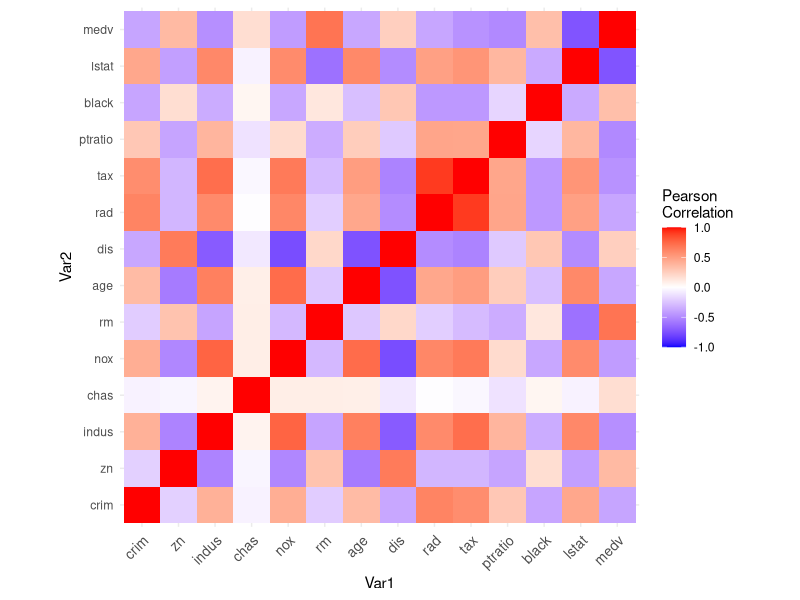
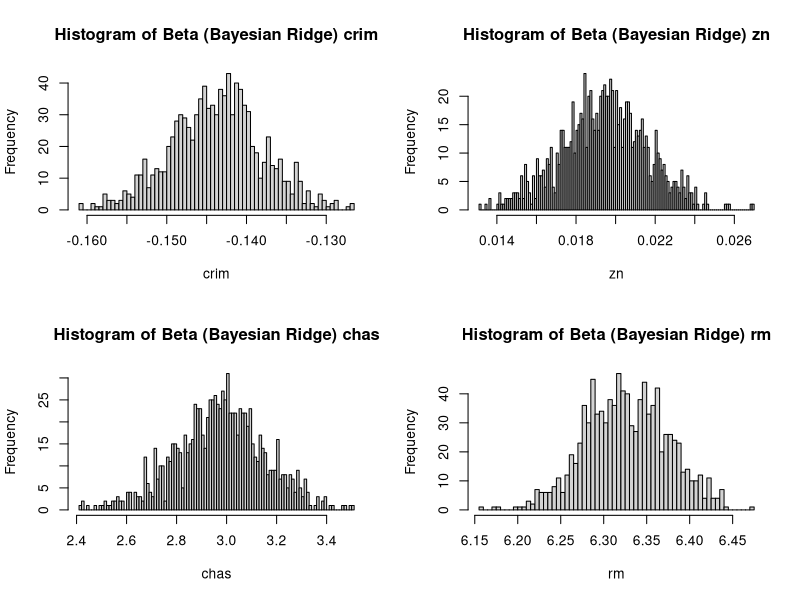
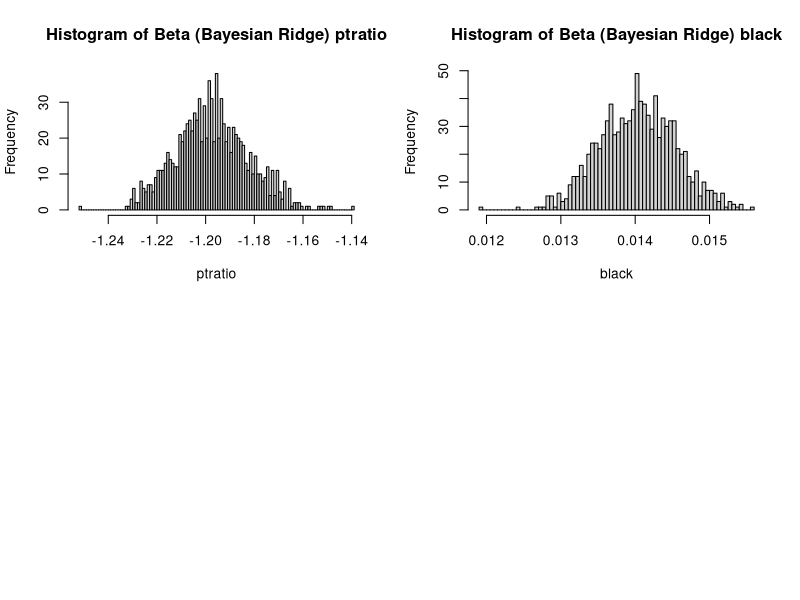
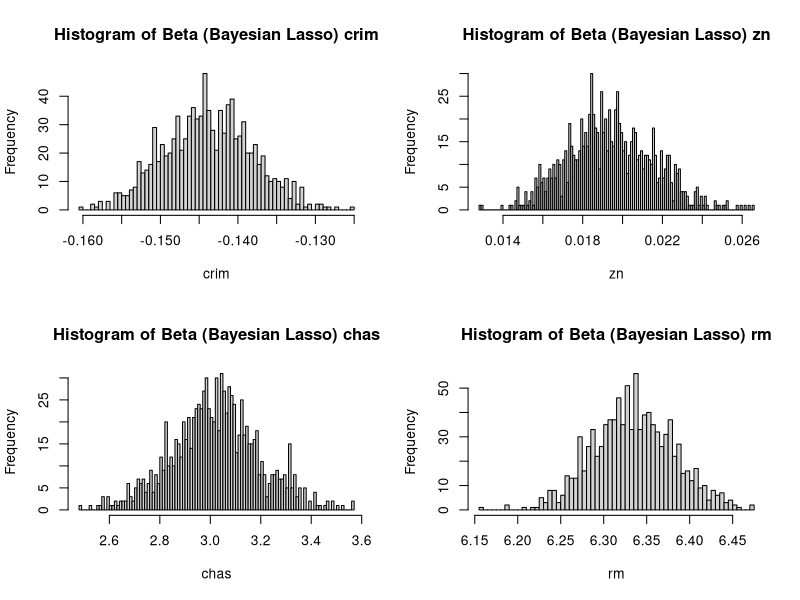
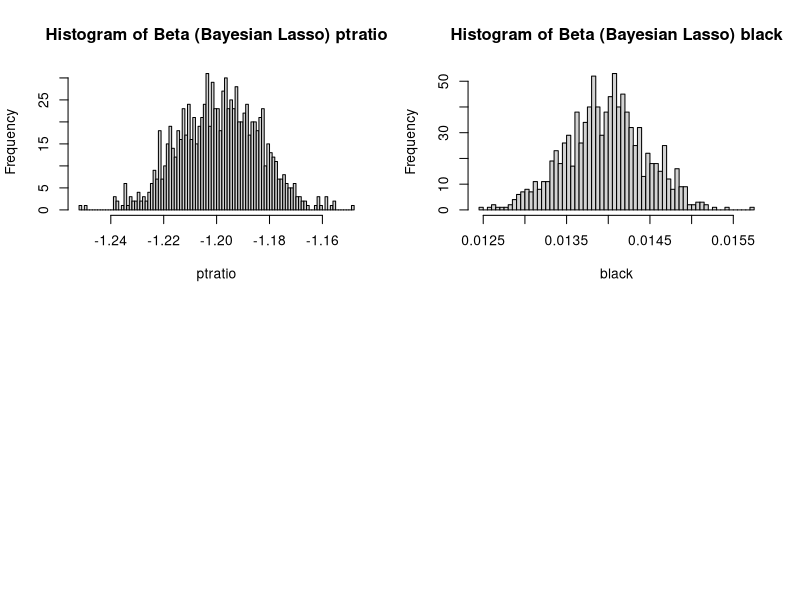
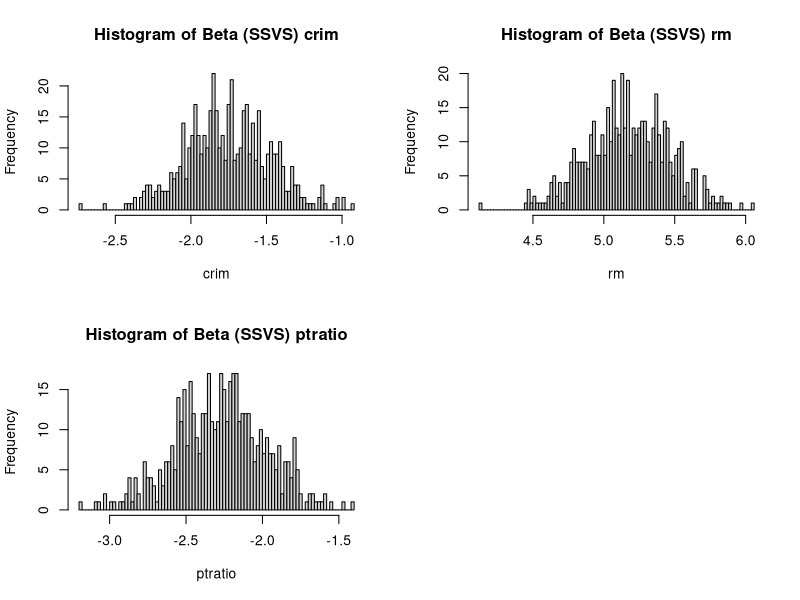
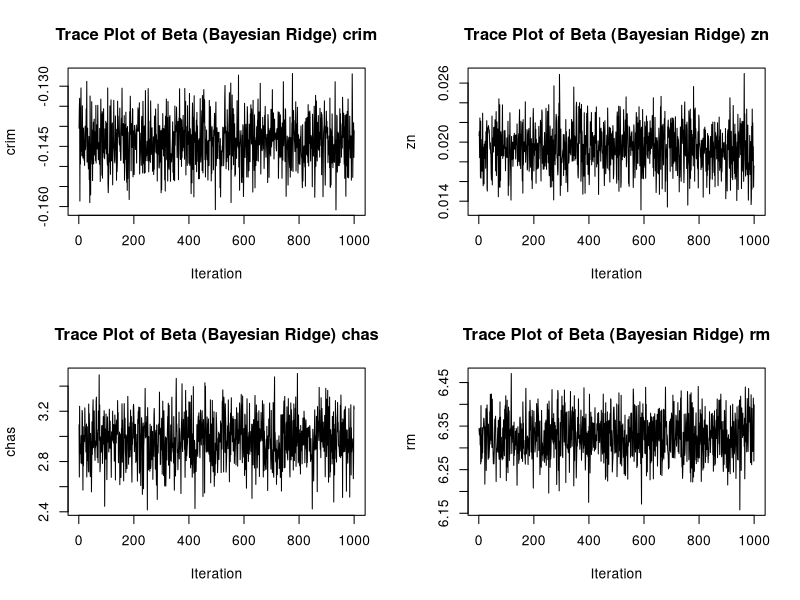
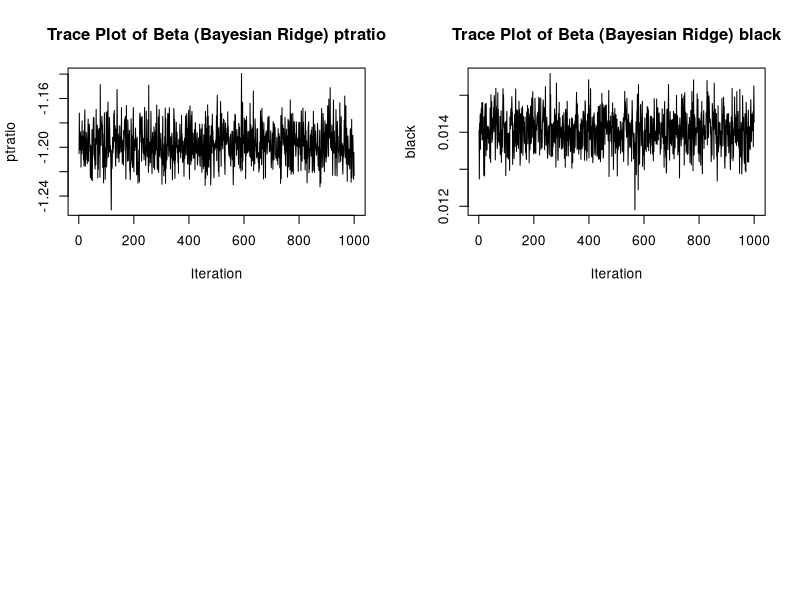

Recreate these plots in R, in order.
## ---- chunk 1
knitr::opts_chunk$set(echo = TRUE)
## ---- chunk 2

install.packages("loo")
library(loo)

install.packages("dplyr")
library(dplyr)

install.packages("MASS")
library(MASS)

install.packages("caret")
library(caret)

install.packages("ggplot2")
library(ggplot2)

install.packages("reshape2")
library(reshape2)

install.packages("mvtnorm")
library(mvtnorm)

install.packages("loo")
library(loo)

install.packages("caret")
library(caret)  # For createFolds
## ---- chunk 3
data(Boston)

head(Boston)

summary(Boston)
## ---- chunk 4
# Preprocess data to keep only numerical columns
boston_numeric <- Boston %>% select_if(is.numeric)

# Check for high correlations and remove highly correlated predictors
corr_matrix <- cor(boston_numeric)
high_corr <- findCorrelation(corr_matrix, cutoff = 0.5)
boston_reduced <- boston_numeric[, -high_corr]

# Ensure medv (median value of owner-occupied homes) is included
boston_reduced$medv <- Boston$medv
y_boston <- boston_reduced$medv
X_boston <- model.matrix(medv ~ . - 1, data = boston_reduced)

# Get the number of observations and predictors
n <- length(y_boston)
p <- ncol(X_boston)
## ---- chunk 5
# Melt correlation matrix for ggplot2
melted_corr <- melt(corr_matrix)

# Plot heatmap
ggplot(data = melted_corr, aes(x = Var1, y = Var2, fill = value)) +
  geom_tile() +
  scale_fill_gradient2(low = "blue", high = "red", mid = "white", midpoint = 0, limit = c(-1, 1), space = "Lab", name="Pearson\nCorrelation") +
  theme_minimal() +
  theme(axis.text.x = element_text(angle = 45, vjust = 1, size = 10, hjust = 1)) +
  coord_fixed()
## ---- chunk 6

X<- X_boston
Y<- y_boston

training_split <- sample(1:nrow(X), size = 0.7 * nrow(X))
X_train <- X[training_split, ]
Y_train <- Y[training_split]
X_Test <- X[-training_split, ]
Y_Test <- Y[-training_split]

n <- length(Y_train)
p <- ncol(X_train)
## ---- chunk 7
bayesian_ridge <- function(X, y, n_iter = 1000, sigma2 = 1, tau2 = 2) {
  XtX <- t(X) %*% X
  Xty <- t(X) %*% y
  beta_samples <- matrix(0, ncol = ncol(X), nrow = n_iter)
  
  for (i in 1:n_iter) {
    Sigma_inv <- XtX + diag(ncol(X)) / tau2
    Sigma <- solve(Sigma_inv)
    mu <- Sigma %*% Xty / sigma2
    beta_samples[i, ] <- rmvnorm(1, mean = mu, sigma = Sigma)
  }
  
  colnames(beta_samples) <- colnames(X)
  return(beta_samples)
}
## ---- chunk 8
bayesian_lasso <- function(X, y, n_iter = 1000, sigma2 = 1, lambda = 1, epsilon = 1e-6) {
  p <- ncol(X)
  XtX <- t(X) %*% X
  Xty <- t(X) %*% y
  beta_samples <- matrix(0, ncol = p, nrow = n_iter)
  tau_samples <- matrix(0, ncol = p, nrow = n_iter)
  tau2 <- rep(1, p)
  
  for (i in 1:n_iter) {
    # Sample betas
    Sigma_inv <- XtX + diag(1 / tau2 + epsilon)
    Sigma <- solve(Sigma_inv)
    mu <- Sigma %*% Xty / sigma2
    beta_samples[i, ] <- rmvnorm(1, mean = mu, sigma = Sigma)
    
    # Sample tau2
    for (j in 1:p) {
      beta_j <- beta_samples[i, j]
      tau_samples[i, j] <- 1 / rgamma(1, shape = 1, rate = abs(beta_j) / lambda)
    }
    tau2 <- tau_samples[i, ]
  }
  
  colnames(beta_samples) <- colnames(X)
  return(beta_samples)
}
## ---- chunk 9
find_best_lambda_lasso <- function(X, y) {
  lambdas <- seq(0.1, 2, by = 0.1)
  
  rmse_ridge <- sapply(lambdas, function(lambda) {
    samples <- bayesian_lasso(X, y, lambda = lambda)
    beta <- colMeans(samples)
    sqrt(mean((y - X %*% beta)^2))
  })
  
  best_lambda_ridge <- lambdas[which.min(rmse_ridge)]
  return(best_lambda_ridge)
}

find_best_lambda_ridge <- function(X, y) {
  lambdas <- seq(0.1, 2, by = 0.1)
  
  rmse_ridge <- sapply(lambdas, function(lambda) {
    samples <- bayesian_ridge(X, y, tau2 = lambda)
    beta <- colMeans(samples)
    sqrt(mean((y - X %*% beta)^2))
  })
  
  best_lambda_ridge <- lambdas[which.min(rmse_ridge)]
  return(best_lambda_ridge)
}
## ---- chunk 10
best_lambda_ridge <- find_best_lambda_ridge(X, Y)
print(best_lambda_ridge)
best_lambda_lasso <- find_best_lambda_lasso(X,Y)
print(best_lambda_lasso)
## ---- chunk 11
# Fit Bayesian Lasso model using the best lambda

# Function to calculate DIC
calculate_dic <- function(log_posterior, pD) {
  deviance <- -2 * log_posterior
  dic <- deviance + 2 * pD
  return(dic)
}

# Function to calculate WAIC
calculate_waic_manual <- function(log_likelihoods) {
  lppd <- sum(log(colMeans(exp(log_likelihoods))))
  p_waic <- sum(apply(log_likelihoods, 2, var))
  waic <- -2 * (lppd - p_waic)
  return(list(waic = waic, lppd = lppd, p_waic = p_waic))
}

lasso_samples <- bayesian_lasso(X, Y, lambda = best_lambda_lasso)
beta_lasso <- colMeans(lasso_samples)
lasso_cred_int <- apply(lasso_samples, 2, quantile, probs = c(0.025, 0.975))
print(beta_lasso)

# Fit Bayesian Ridge model using the best lambda
ridge_samples <- bayesian_ridge(X, Y, tau2 = best_lambda_ridge)
beta_ridge <- colMeans(ridge_samples)
ridge_cred_int <- apply(ridge_samples, 2, quantile, probs = c(0.025, 0.975))
print(beta_ridge)
## ---- chunk 12
print(lasso_cred_int)
print(ridge_cred_int)
## ---- chunk 13
ssvs_continuous <- function(data, y, x, inprob = 0.9, runs = 10000, burn = 2000, a1 = 1, b1 = 1, prec.beta = 1e-6, progress = FALSE) {
  y <- data[[y]]
  x <- as.matrix(data[x])
  
  # Error message for missing values
  if (sum(is.na(x)) + sum(is.na(y)) > 0) {
    stop("Missing values in selection")
  }
  
  # Added scaling inside function for X only
  x <- scale(x)
  
  p <- ncol(x)
  xp <- matrix(0, 25, p)
  xp[, 1] <- seq(-3, 3, length = 25)
  n <- length(y)
  np <- nrow(xp)
  
  # Initial values:
  int <- mean(y)
  beta <- rep(0, p)
  alpha <- rep(0, p)
  delta <- rep(0, p)
  taue <- 1 / var(y)
  
  # Keep track of stuff:
  keep.beta <- matrix(0, runs, p)
  colnames(keep.beta) <- colnames(x)
  keep.int <- keep.taue <- rep(0, runs)
  keep.yp <- matrix(0, runs, np)
  
  # LET'S ROLL:
  for (i in 1:runs) {
    # Sample taue with check for numerical stability
    taue <- rgamma(1, n / 2 + a1, rate = max(sum((y - int - x %*% beta)^2) / 2 + b1, 1e-10))
    if (is.na(taue)) taue <- 1e-10  # If taue is NA, set to a small value
    
    # Sample int with check for numerical stability
    int <- rnorm(1, mean(y - x %*% beta), sd = max(1 / sqrt(n * taue + 0.1), 1e-10))
    
    # Update alpha
    z <- x %*% diag(delta)
    V <- try(solve(taue * t(z) %*% z + prec.beta * diag(p)), silent = TRUE)
    if (inherits(V, "try-error")) {
      V <- diag(p) * 1e-6  # Add small value for numerical stability
    }
    M <- taue * t(z) %*% (y - int)
    alpha <- V %*% M + t(chol(V)) %*% rnorm(p)
    beta <- alpha *

 delta
    
    # Update inclusion indicators:
    r <- y - int - x %*% beta
    for (j in 1:p) {
      r <- r + x[, j] * beta[j]
      log.p.in <- log(inprob) - 0.5 * taue * sum((r - x[, j] * alpha[j])^2)
      log.p.out <- log(1 - inprob) - 0.5 * taue * sum(r^2)
      diff <- log.p.in - log.p.out
      diff <- ifelse(diff > 10, 10, diff)
      p.in <- exp(diff) / (1 + exp(diff))
      delta[j] <- rbinom(1, 1, p.in)
      beta[j] <- delta[j] * alpha[j]
      r <- r - x[, j] * beta[j]
    }
    
    # Make predictions:
    yp <- rnorm(np, int + xp %*% beta, 1 / sqrt(taue))
    
    # Store the output:
    keep.beta[i, ] <- beta
    keep.int[i] <- int
    keep.taue[i] <- taue
    keep.yp[i, ] <- yp
    
    if ((i %% 1000 == 0) & (progress == TRUE)) {
      plot(beta, main = paste("Iteration", i))
      abline(0, 0)
    }
  }
  
  result <- list(
    beta = keep.beta[burn:runs, ],
    int = keep.int[burn:runs],
    taue = keep.taue[burn:runs],
    pred = keep.yp[burn:runs, ]
  )
  
  result
}

ssvs_results_boston <- ssvs_continuous(boston_reduced, y = "medv", x = colnames(X_boston), runs = 1000, burn = 500, a1 = 1, b1 = 1, prec.beta = 1e-6, progress = FALSE)
ssvs_samples_boston <- ssvs_results_boston$beta
ssvs_inclusion_prob_boston <- colMeans(ssvs_samples_boston != 0)
beta_ssvs_boston <- colMeans(ssvs_samples_boston)
print(beta_ssvs_boston)
## ---- chunk 14
print(ssvs_inclusion_prob_boston)
## ---- chunk 15
selected_variables_ridge_boston <- which(apply(ridge_cred_int, 2, function(x) sign(x[1]) == sign(x[2])))
selected_variables_lasso_boston <- which(apply(lasso_cred_int, 2, function(x) sign(x[1]) == sign(x[2])))
selected_variables_ssvs_boston <- which(ssvs_inclusion_prob_boston > 0.5)


print(selected_variables_ridge_boston)
print(selected_variables_lasso_boston)
print(selected_variables_ssvs_boston)
## ---- chunk 16
plot_histograms <- function(model_type, selected_variables, samples, X) {
  # Check that the model_type is valid
  if (!model_type %in% c("ridge", "lasso", "ssvs")) {
    stop("Invalid model type. Choose 'ridge', 'lasso', or 'ssvs'.")
  }
  
  # Check if there are selected variables to plot
  if (length(selected_variables) > 0) {
    par(mfrow = c(2, 2))
    for (i in selected_variables) {
      # Set appropriate title and sample data based on the model type
      if (model_type == "ridge") {
        hist(samples[, i], main = paste("Histogram of Beta (Bayesian Ridge)", colnames(X)[i]), xlab = colnames(X)[i], breaks = 100)
      } else if (model_type == "lasso") {
        hist(samples[, i], main = paste("Histogram of Beta (Bayesian Lasso)", colnames(X)[i]), xlab = colnames(X)[i], breaks = 100)
      } else if (model_type == "ssvs") {
        hist(samples[, i], main = paste("Histogram of Beta (SSVS)", colnames(X)[i]), xlab = colnames(X)[i], breaks = 100)
      }
    }
    par(mfrow = c(1, 1)) # Reset to default layout
  }
}

## ---- chunk 17

# Example usage
plot_histograms("ridge", selected_variables_ridge_boston, ridge_samples, X_boston)
plot_histograms("lasso", selected_variables_lasso_boston, lasso_samples, X_boston)
plot_histograms("ssvs", selected_variables_ssvs_boston, ssvs_samples_boston, X_boston)
## ---- chunk 18
traceplot_bayesian <- function(model_type, selected_variables, samples, X) {
  # Check that the model_type is valid
  if (!model_type %in% c("ridge", "lasso", "ssvs")) {
    stop("Invalid model type. Choose 'ridge', 'lasso', or 'ssvs'.")
  }
  
  # Check if there are selected variables to plot
  if (length(selected_variables) > 0) {
    par(mfrow = c(2, 2))
    for (i in selected_variables) {
      # Set appropriate title and sample data based on the model type
      if (model_type == "ridge") {
        plot(samples[, i], type = "l", main = paste("Trace Plot of Beta (Bayesian Ridge)", colnames(X)[i]), xlab = "Iteration", ylab = colnames(X)[i])
      } else if (model_type == "lasso") {
        plot(samples[, i], type = "l", main = paste("Trace Plot of Beta (Bayesian Lasso)", colnames(X)[i]), xlab = "Iteration", ylab = colnames(X)[i])
      } else if (model_type == "ssvs") {
        plot(samples[, i], type = "l", main = paste("Trace Plot of Beta (SSVS)", colnames(X)[i]), xlab = "Iteration", ylab = colnames(X)[i])
      }
    }
    par(mfrow = c(1, 1)) # Reset to default layout
  }
}

# Example usage
traceplot_bayesian("ridge", selected_variables_ridge_boston, ridge_samples, X_boston)
traceplot_bayesian("lasso", selected_variables_lasso_boston, lasso_samples, X_boston)
traceplot_bayesian("ssvs", selected_variables_ssvs_boston, ssvs_samples_boston, X_boston)


## ---- chunk 19
compute_dic_waic <- function(samples, X, y) {
  log_lik <- function(beta, X, y) {
    mu <- X %*% beta
    dnorm(y, mu, sd = sd(y), log = TRUE)
  }
  
  # Compute log-likelihood values
  log_lik_values <- t(apply(samples, 1, function(beta) log_lik(beta, X, y)))
  
  # Compute DIC
  log_lik_mean <- rowMeans(log_lik_values)
  pD <- mean(apply(log_lik_values, 1, var))  # Variance of log-likelihood values across rows
  DIC <- -2 * mean(log_lik_mean) + 2 * pD
  
  # Compute WAIC
  waic_res <- loo::waic(log_lik_values)
  
  list(DIC = DIC, WAIC = waic_res)
}

dic_waic_ridge <- compute_dic_waic(ridge_samples, X, Y)
dic_waic_lasso <- compute_dic_waic(lasso_samples, X, Y)
dic_waic_ssvs <- compute_dic_waic(ssvs_samples_boston, X, Y)


## ---- chunk 20
dic_waic_ridge
dic_waic_lasso
dic_waic_ssvs
## ---- chunk 21
# Bayes Factor computations using Savage-Dickey density ratio method
compute_bayes_factor <- function(samples1, samples2) {
  posterior1 <- density(samples1)
  posterior2 <- density(samples2)
  
  prior1 <- dnorm(0, mean = mean(samples1), sd = sd(samples1))
  prior2 <- dnorm(0, mean = mean(samples2), sd = sd(samples2))
  
  posterior_density_ratio <- approxfun(posterior1)(0) / approxfun(posterior2)(0)
  prior_density_ratio <- prior1 / prior2
  
  bf <- posterior_density_ratio / prior_density_ratio
  bf
}

bayes_factor_ridge_lasso <- compute_bayes_factor(ridge_samples, lasso_samples)
bayes_factor_ridge_ssvs <- compute_bayes_factor(ridge_samples, ssvs_samples_boston)
bayes_factor_lasso_ssvs <- compute_bayes_factor(lasso_samples, ssvs_samples_boston)

bayes_factor_ridge_lasso
bayes_factor_lasso_ssvs
bayes_factor_ridge_ssvs
## ---- chunk 22

compute_cv_rmse <- function(model_func, X, y, selected_vars, k = 5) {
  folds <- createFolds(y, k = k, list = TRUE)
  rmse <- sapply(folds, function(fold) {
    X_train <- X[-fold, selected_vars, drop = FALSE]
    y_train <- y[-fold]
    X_test <- X[fold, selected_vars, drop = FALSE]
    y_test <- y[fold]
    
    # Fit model and get posterior samples
    beta_samples <- model_func(X_train, y_train)
    beta <- colMeans(beta_samples)  # Mean of posterior samples as coefficients
    
    # Predict and compute RMSE
    y_pred <- X_test %*% beta
    sqrt(mean((y_test - y_pred)^2))
  })
  
  return(mean(rmse))  # Mean RMSE over all folds
}

# Example usage (assuming bayesian_ridge, bayesian_lasso, ssvs_continuous are defined and cv_lasso is available)
cv_rmse_ridge <- compute_cv_rmse(function(X, y) bayesian_ridge(X, y, tau2 = best_lambda_ridge), X_boston, y_boston, selected_variables_ridge_boston)
cv_rmse_lasso <- compute_cv_rmse(function(X, y) bayesian_lasso(X, y, lambda = best_lambda_lasso), X_boston, y_boston, selected_variables_lasso_boston)
cv_rmse_ssvs <- compute_cv_rmse(function(X, y) {
  data <- data.frame(X, y = y)
  ssvs_results <- ssvs_continuous(data, y = "y", x = colnames(X), runs = 1000, burn = 500)
  ssvs_results$beta
}, X_boston, y_boston, selected_variables_ssvs_boston)

# Print Cross-Validation RMSEs
cv_rmse_ridge
cv_rmse_lasso
cv_rmse_ssvs
